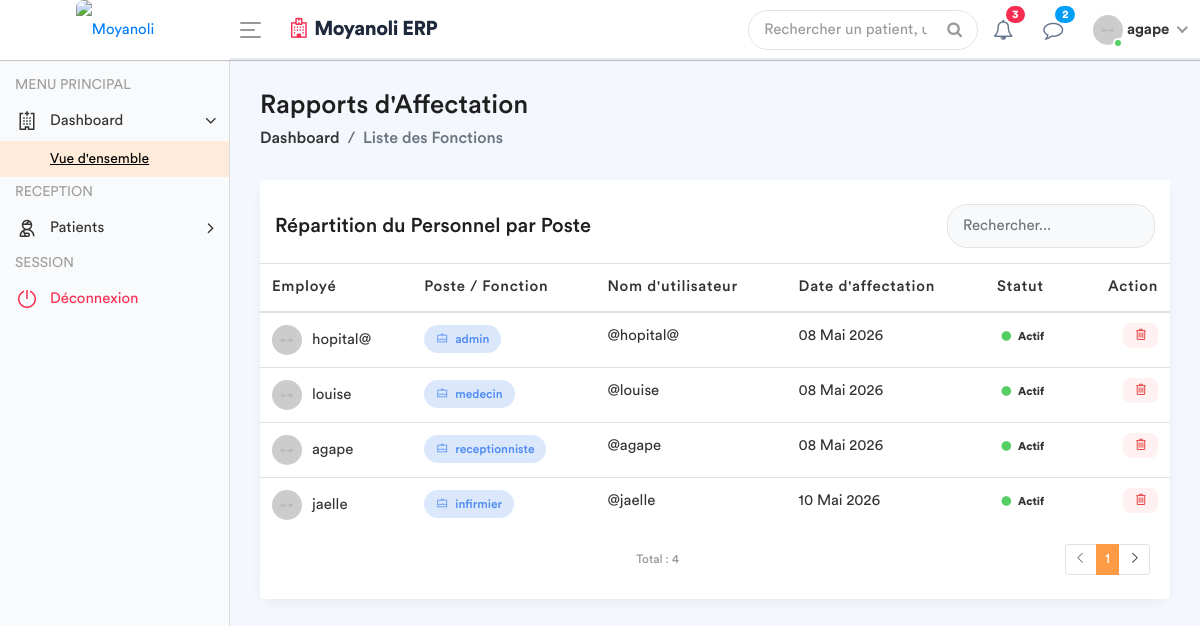
The page /employe-poste/ (signed in) on the database as committed earlier.
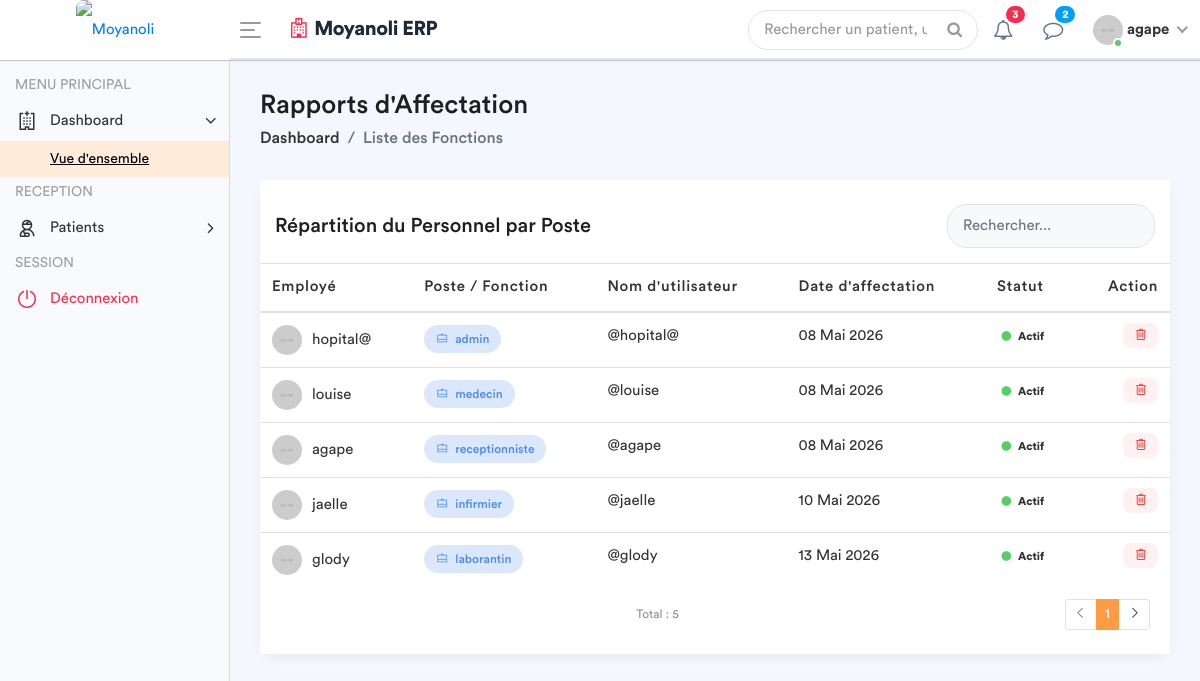
The same page on the database as committed later.
### apps/models.py (models this page shows, shortened)
class Fonction(models.Model):
    fonctionKey = models.ForeignKey(Role , on_delete = models.SET_NULL , null = True)
    userKey     = models.ForeignKey(User , on_delete = models.SET_NULL , null = True)
    autorisation = models.CharField(max_length = 30 , default = 'oui')

class Role(models.Model):
    roleName = models.CharField(max_length = 30)

### apps/views.py (the view)
# urls.py: path('employe-poste/', views.liste_employe_poste, name='liste_employe_poste'),
@login_required
def liste_employe_poste(request):
    role_user = Fonction.objects.filter(userKey=request.user).first()
    fonctionKey = role_user.fonctionKey.roleName if role_user else None
    liste_postes = Fonction.objects.all().select_related('userKey', 'fonctionKey')
    context = {
        'liste_postes': liste_postes,
        'fonctionKey': fonctionKey,
    }
    return render(request, 'back-end/liste_fonctions.html', context)

### apps/templates/back-end/liste_fonctions.html (shortened to what the changed rows need)
<!DOCTYPE html>
{% load static %}
<html lang="fr">
    <head>
        {% include 'back-end/includes/css.html'%}
    </head>
    <body>
        <div class="main-wrapper">
            <div class="page-wrapper">
                <div class="content container-fluid">
                    <div class="row">
                        <div class="col-md-12">
                            <div class="card card-table">
                                <div class="card-body">
                                    <div class="table-responsive">
                                        <table class="table table-hover table-center mb-0">
                                            <thead>
                                                <tr>
                                                    <th>Employé</th>
                                                    <th>Poste / Fonction</th>
                                                    <th>Nom d'utilisateur</th>
                                                    <th>Date d'affectation</th>
                                                    <th>Statut</th>
                                                    <th class="text-right">Action</th>
                                                </tr>
                                            </thead>
                                            <tbody id="tableBody">
                                                {% for poste in liste_postes %}
                                                <tr>
                                                    <td>
                                                        <h2 class="table-avatar">
                                                            <img src="/static/back-end/assets/img/profiles/avatar-01.jpg" alt="">
                                                            {{ poste.userKey.get_full_name|default:poste.userKey.username }}
                                                        </h2>
                                                    </td>
                                                    <td>
                                                        <span class="badge bg-inverse-primary badge-role">
                                                            <i class="la la-briefcase mr-1"></i> {{ poste.fonctionKey.roleName }}
                                                        </span>
                                                    </td>
                                                    <td>@{{ poste.userKey.username }}</td>
                                                    <td>{{ poste.userKey.date_joined|date:"d M Y" }}</td>
                                                    <td>
                                                        {% if poste.userKey.is_active %}
                                                            <span class="badge badge-success-border"><i class="fa fa-circle text-success mr-1"></i> Actif</span>
                                                        {% else %}
                                                            <span class="badge badge-danger-border"><i class="fa fa-circle text-danger mr-1"></i> Inactif</span>
                                                        {% endif %}
                                                    </td>
                                                    <td class="text-right">
                                                        <a href="{% url 'supprimer_poste' poste.id %}"
                                                           class="btn-delete"
                                                           onclick="return confirm('Êtes-vous sûr de vouloir supprimer cette affectation ?');"
                                                           title="Supprimer l'affectation">
                                                            <i class="la la-trash-alt"></i>
                                                        </a>
                                                    </td>
                                                </tr>
                                                {% empty %}
                                                <tr>
                                                    <td colspan="6" class="text-center text-muted py-4">
                                                        Aucune affectation enregistrée.
                                                    </td>
                                                </tr>
                                                {% endfor %}
                                            </tbody>
                                        </table>
                                    </div>
                                </div>
                                <div class="card-footer bg-white border-0 pb-4">
                                    <div class="row align-items-center">
                                        <div class="col">
                                            <small class="text-muted">Total : {{ liste_postes|length }}</small>
                                        </div>
                                    </div>
                                </div>
                            </div>
                        </div>
                    </div>
                </div>
            </div>
        </div>
    </body>
</html>

Rows that differ between the two databases and show on the page:
added Fonction: userKey.get_full_name "glody", fonctionKey.roleName "laborantin", userKey.username "glody", userKey.date_joined "13 Mai 2026", shows "Actif"
Other text that changed with them:
{{ liste_postes|length }}: "4" → "5"
